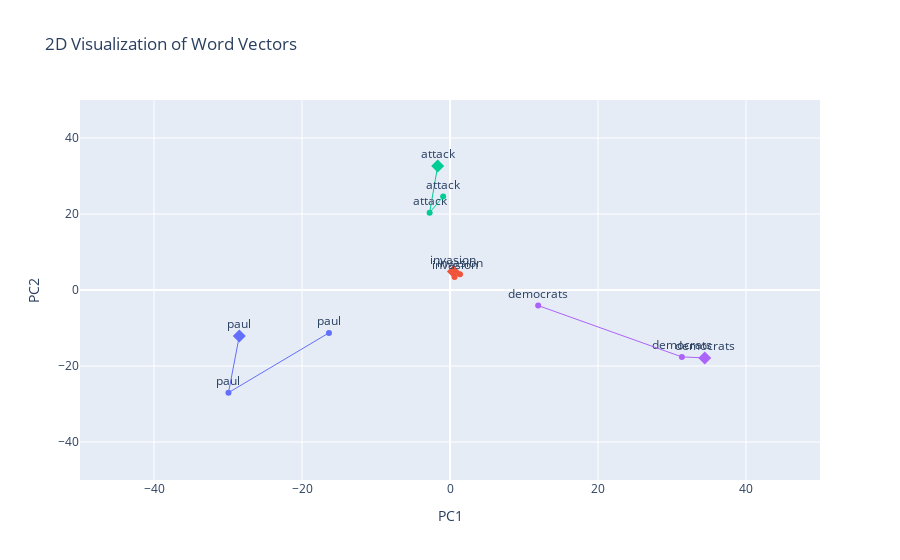

Source (notebook cell):
### Code cell
test_words_pelosi = ["attack", "democrats", "invasion"]
selected_months_pelosi = [10, 11, 12]
plot_word_vectors_tppmi(tppmi_model.get_2d_representation(test_words_pelosi + [target_word_pelosi], use_tsne=False, selected_months = selected_months_pelosi))

### Figure 1 — Plotly figure (JSON) as saved in the notebook; plotly's stock layout.template omitted (floating-point values rounded to 4 significant figures)
{"data": [{"marker": {"color": "#00CC96"}, "mode": "markers+text", "name": "attack", "showlegend": false, "text": ["attack"], "textposition": "top center", "x": [-1.665], "y": [32.62], "type": "scatter"}, {"marker": {"color": "#00CC96", "size": 10, "symbol": "diamond"}, "mode": "markers", "showlegend": false, "x": [-1.665], "y": [32.62], "type": "scatter"}, {"marker": {"color": "#00CC96"}, "mode": "markers+text", "name": "attack", "showlegend": false, "text": ["attack"], "textposition": "top center", "x": [-2.753], "y": [20.35], "type": "scatter"}, {"line": {"color": "#00CC96", "width": 1}, "mode": "lines", "showlegend": false, "x": [-1.665, -2.753], "y": [32.62, 20.35], "type": "scatter"}, {"marker": {"color": "#00CC96"}, "mode": "markers+text", "name": "attack", "showlegend": false, "text": ["attack"], "textposition": "top center", "x": [-0.9224], "y": [24.6], "type": "scatter"}, {"line": {"color": "#00CC96", "width": 1}, "mode": "lines", "showlegend": false, "x": [-2.753, -0.9224], "y": [20.35, 24.6], "type": "scatter"}, {"marker": {"color": "#AB63FA"}, "mode": "markers+text", "name": "democrats", "showlegend": false, "text": ["democrats"], "textposition": "top center", "x": [34.43], "y": [-17.87], "type": "scatter"}, {"marker": {"color": "#AB63FA", "size": 10, "symbol": "diamond"}, "mode": "markers", "showlegend": false, "x": [34.43], "y": [-17.87], "type": "scatter"}, {"marker": {"color": "#AB63FA"}, "mode": "markers+text", "name": "democrats", "showlegend": false, "text": ["democrats"], "textposition": "top center", "x": [31.34], "y": [-17.61], "type": "scatter"}, {"line": {"color": "#AB63FA", "width": 1}, "mode": "lines", "showlegend": false, "x": [34.43, 31.34], "y": [-17.87, -17.61], "type": "scatter"}, {"marker": {"color": "#AB63FA"}, "mode": "markers+text", "name": "democrats", "showlegend": false, "text": ["democrats"], "textposition": "top center", "x": [11.91], "y": [-4.091], "type": "scatter"}, {"line": {"color": "#AB63FA", "width": 1}, "mode": "lines", "showlegend": false, "x": [31.34, 11.91], "y": [-17.61, -4.091], "type": "scatter"}, {"marker": {"color": "#EF553B"}, "mode": "markers+text", "name": "invasion", "showlegend": false, "text": ["invasion"], "textposition": "top center", "x": [0.455], "y": [4.841], "type": "scatter"}, {"marker": {"color": "#EF553B", "size": 10, "symbol": "diamond"}, "mode": "markers", "showlegend": false, "x": [0.455], "y": [4.841], "type": "scatter"}, {"marker": {"color": "#EF553B"}, "mode": "markers+text", "name": "invasion", "showlegend": false, "text": ["invasion"], "textposition": "top center", "x": [1.355], "y": [4.13], "type": "scatter"}, {"line": {"color": "#EF553B", "width": 1}, "mode": "lines", "showlegend": false, "x": [0.455, 1.355], "y": [4.841, 4.13], "type": "scatter"}, {"marker": {"color": "#EF553B"}, "mode": "markers+text", "name": "invasion", "showlegend": false, "text": ["invasion"], "textposition": "top center", "x": [0.6204], "y": [3.453], "type": "scatter"}, {"line": {"color": "#EF553B", "width": 1}, "mode": "lines", "showlegend": false, "x": [1.355, 0.6204], "y": [4.13, 3.453], "type": "scatter"}, {"marker": {"color": "#636EFA"}, "mode": "markers+text", "name": "paul", "showlegend": false, "text": ["paul"], "textposition": "top center", "x": [-28.47], "y": [-12.13], "type": "scatter"}, {"marker": {"color": "#636EFA", "size": 10, "symbol": "diamond"}, "mode": "markers", "showlegend": false, "x": [-28.47], "y": [-12.13], "type": "scatter"}, {"marker": {"color": "#636EFA"}, "mode": "markers+text", "name": "paul", "showlegend": false, "text": ["paul"], "textposition": "top center", "x": [-29.94], "y": [-27.02], "type": "scatter"}, {"line": {"color": "#636EFA", "width": 1}, "mode": "lines", "showlegend": false, "x": [-28.47, -29.94], "y": [-12.13, -27.02], "type": "scatter"}, {"marker": {"color": "#636EFA"}, "mode": "markers+text", "name": "paul", "showlegend": false, "text": ["paul"], "textposition": "top center", "x": [-16.36], "y": [-11.28], "type": "scatter"}, {"line": {"color": "#636EFA", "width": 1}, "mode": "lines", "showlegend": false, "x": [-29.94, -16.36], "y": [-27.02, -11.28], "type": "scatter"}], "layout": {"legend": {"x": 1.02, "y": 1.0}, "title": {"text": "2D Visualization of Word Vectors"}, "xaxis": {"range": [-50, 50], "title": {"text": "PC1"}}, "yaxis": {"range": [-50, 50], "title": {"text": "PC2"}}}}
